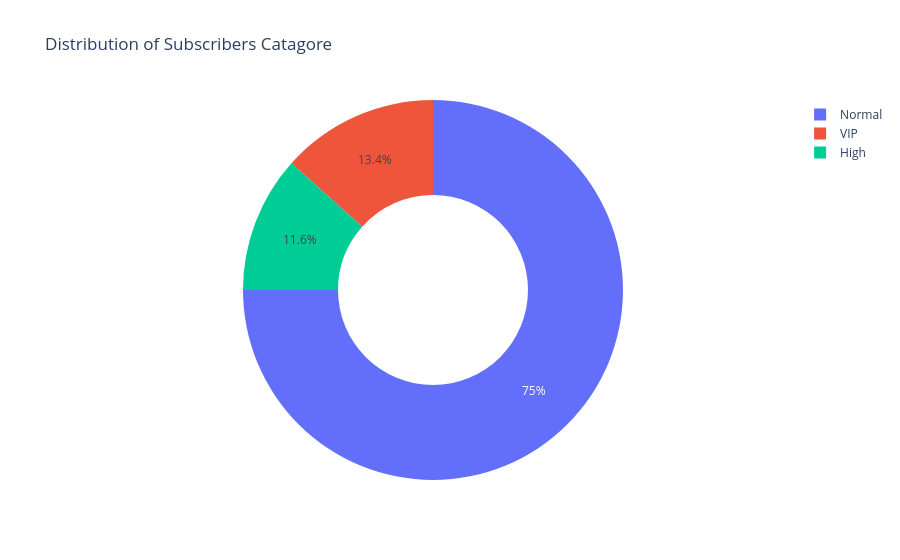

The notebook cell this image was saved under:
### Markdown cell above
================================
==================

## INIGHT


## Most courses(75%) fall within the normal subscribers range while only a sample proportion exceed the upper IQR bound and are considered highly exceotional

===============================
==================

### Code cell
px.pie(category_percent,
       names = 'Subscribers_Category',
       values = 'Percentage',
       title = 'Distribution of Subscribers Catagore',
       hole = 0.5
      )

### Figure 1 — Plotly figure (JSON) as saved in the notebook; plotly's stock layout.template omitted (floating-point values rounded to 4 significant figures)
{"data": [{"domain": {"x": [0, 1], "y": [0, 1]}, "hole": 0.5, "hovertemplate": "Subscribers_Category=%{label}<br>Percentage=%{value}<extra></extra>", "labels": ["Normal", "VIP", "High"], "legendgroup": "", "name": "", "showlegend": true, "type": "pie", "values": [74.99, 13.38, 11.63]}], "layout": {"legend": {"tracegroupgap": 0}, "title": {"text": "Distribution of Subscribers Catagore"}}}
